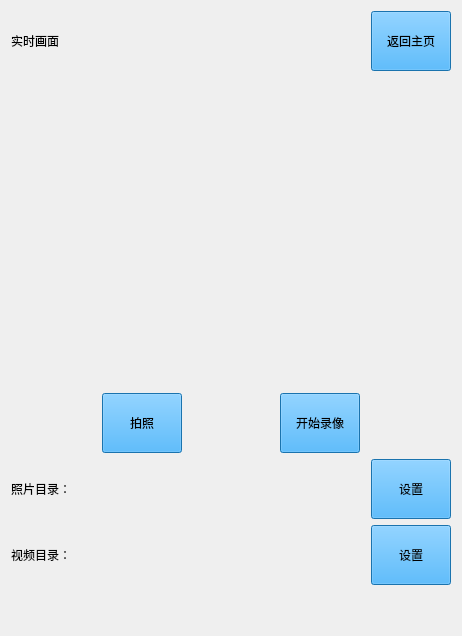
      <widget class="QWidget" name="CameraPage">
       <layout class="QVBoxLayout" name="verticalLayout_19">
        <item>
         <layout class="QHBoxLayout" name="horizontalLayout_14">
          <item>
           <widget class="QLabel" name="label_16">
            <property name="styleSheet">
             <string notr="true">font: 18pt &quot;Microsoft YaHei UI&quot;;
color: rgb(0, 0, 0);</string>
            </property>
            <property name="text">
             <string>实时画面</string>
            </property>
           </widget>
          </item>
          <item>
           <spacer name="horizontalSpacer_38">
            <property name="orientation">
             <enum>Qt::Orientation::Horizontal</enum>
            </property>
            <property name="sizeHint" stdset="0">
             <size>
              <width>40</width>
              <height>20</height>
             </size>
            </property>
           </spacer>
          </item>
          <item>
           <widget class="QPushButton" name="Camera_BackHomeButton">
            <property name="minimumSize">
             <size>
              <width>0</width>
              <height>60</height>
             </size>
            </property>
            <property name="styleSheet">
             <string notr="true">font: 18pt &quot;Microsoft YaHei UI&quot;;
background-color: rgb(37, 161, 244);
color: rgb(0, 0, 0);
</string>
            </property>
            <property name="text">
             <string>返回主页</string>
            </property>
           </widget>
          </item>
         </layout>
        </item>
        <item>
         <spacer name="verticalSpacer_21">
          <property name="orientation">
           <enum>Qt::Orientation::Vertical</enum>
          </property>
          <property name="sizeHint" stdset="0">
           <size>
            <width>20</width>
            <height>40</height>
           </size>
          </property>
         </spacer>
        </item>
        <item>
         <layout class="QHBoxLayout" name="horizontalLayout_19">
          <item>
           <spacer name="horizontalSpacer_42">
            <property name="orientation">
             <enum>Qt::Orientation::Horizontal</enum>
            </property>
            <property name="sizeHint" stdset="0">
             <size>
              <width>40</width>
              <height>20</height>
             </size>
            </property>
           </spacer>
          </item>
          <item>
           <widget class="QLabel" name="videoLabel">
            <property name="minimumSize">
             <size>
              <width>360</width>
              <height>270</height>
             </size>
            </property>
            <property name="maximumSize">
             <size>
              <width>360</width>
              <height>270</height>
             </size>
            </property>
            <property name="text">
             <string/>
            </property>
            <property name="scaledContents">
             <bool>true</bool>
            </property>
           </widget>
          </item>
          <item>
           <spacer name="horizontalSpacer_43">
            <property name="orientation">
             <enum>Qt::Orientation::Horizontal</enum>
            </property>
            <property name="sizeHint" stdset="0">
             <size>
              <width>40</width>
              <height>20</height>
             </size>
            </property>
           </spacer>
          </item>
         </layout>
        </item>
        <item>
         <layout class="QHBoxLayout" name="horizontalLayout_18">
          <item>
           <spacer name="horizontalSpacer_39">
            <property name="orientation">
             <enum>Qt::Orientation::Horizontal</enum>
            </property>
            <property name="sizeHint" stdset="0">
             <size>
              <width>40</width>
              <height>20</height>
             </size>
            </property>
           </spacer>
          </item>
          <item>
           <widget class="QPushButton" name="captureBtn">
            <property name="minimumSize">
             <size>
              <width>0</width>
              <height>60</height>
             </size>
            </property>
            <property name="styleSheet">
             <string notr="true">font: 18pt &quot;Microsoft YaHei UI&quot;;
background-color: rgb(37, 161, 244);
color: rgb(0, 0, 0);
</string>
            </property>
            <property name="text">
             <string>拍照</string>
            </property>
           </widget>
          </item>
          <item>
           <spacer name="horizontalSpacer_40">
            <property name="orientation">
             <enum>Qt::Orientation::Horizontal</enum>
            </property>
            <property name="sizeHint" stdset="0">
             <size>
              <width>40</width>
              <height>20</height>
             </size>
            </property>
           </spacer>
          </item>
          <item>
           <widget class="QPushButton" name="recordBtn">
            <property name="minimumSize">
             <size>
              <width>0</width>
              <height>60</height>
             </size>
            </property>
            <property name="styleSheet">
             <string notr="true">font: 18pt &quot;Microsoft YaHei UI&quot;;
background-color: rgb(37, 161, 244);
color: rgb(0, 0, 0);
</string>
            </property>
            <property name="text">
             <string>开始录像</string>
            </property>
           </widget>
          </item>
          <item>
           <spacer name="horizontalSpacer_41">
            <property name="orientation">
             <enum>Qt::Orientation::Horizontal</enum>
            </property>
            <property name="sizeHint" stdset="0">
             <size>
              <width>40</width>
              <height>20</height>
             </size>
            </property>
           </spacer>
          </item>
         </layout>
        </item>
        <item>
         <layout class="QHBoxLayout" name="horizontalLayout_21">
          <item>
           <widget class="QLabel" name="labelPhotoDir">
            <property name="styleSheet">
             <string notr="true">font: 6pt &quot;Microsoft YaHei UI&quot;;
color: rgb(0, 0, 0);</string>
            </property>
            <property name="text">
             <string>照片目录：</string>
            </property>
           </widget>
          </item>
          <item>
           <spacer name="horizontalSpacer_45">
            <property name="orientation">
             <enum>Qt::Orientation::Horizontal</enum>
            </property>
            <property name="sizeHint" stdset="0">
             <size>
              <width>40</width>
              <height>20</height>
             </size>
            </property>
           </spacer>
          </item>
          <item>
           <widget class="QPushButton" name="selectPhotoDirBtn">
            <property name="minimumSize">
             <size>
              <width>0</width>
              <height>60</height>
             </size>
            </property>
            <property name="styleSheet">
             <string notr="true">font: 14pt &quot;Microsoft YaHei UI&quot;;
background-color: rgb(37, 161, 244);
color: rgb(0, 0, 0);
</string>
            </property>
            <property name="text">
             <string>设置</string>
            </property>
           </widget>
          </item>
         </layout>
        </item>
        <item>
         <layout class="QHBoxLayout" name="horizontalLayout_20">
          <item>
           <widget class="QLabel" name="labelVideoDir">
            <property name="styleSheet">
             <string notr="true">font: 6pt &quot;Microsoft YaHei UI&quot;;
color: rgb(0, 0, 0);</string>
            </property>
            <property name="text">
             <string>视频目录：</string>
            </property>
           </widget>
          </item>
          <item>
           <spacer name="horizontalSpacer_44">
            <property name="orientation">
             <enum>Qt::Orientation::Horizontal</enum>
            </property>
            <property name="sizeHint" stdset="0">
             <size>
              <width>40</width>
              <height>20</height>
             </size>
            </property>
           </spacer>
          </item>
          <item>
           <widget class="QPushButton" name="selectVideoDirBtn">
            <property name="minimumSize">
             <size>
              <width>0</width>
              <height>60</height>
             </size>
            </property>
            <property name="styleSheet">
             <string notr="true">font: 14pt &quot;Microsoft YaHei UI&quot;;
background-color: rgb(37, 161, 244);
color: rgb(0, 0, 0);
</string>
            </property>
            <property name="text">
             <string>设置</string>
            </property>
           </widget>
          </item>
         </layout>
        </item>
        <item>
         <spacer name="verticalSpacer_22">
          <property name="orientation">
           <enum>Qt::Orientation::Vertical</enum>
          </property>
          <property name="sizeHint" stdset="0">
           <size>
            <width>20</width>
            <height>40</height>
           </size>
          </property>
         </spacer>
        </item>
       </layout>
      </widget>
